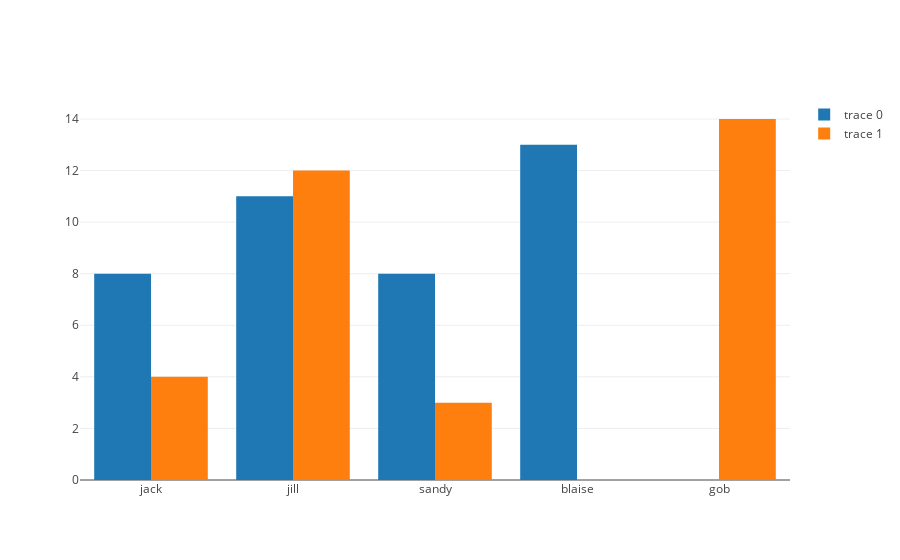

The code cell stored with this chart in its notebook:
### Markdown cell above
It may be confusing understanding what a trace is, and how it is different from a plot. The easiest way to explain it is maybe to show how the `iplot` method takes in a list of two traces, instead of just one.

### Code cell
trace0 = {'type': 'bar', 'x': ['jack', 'jill', 'sandy', 'blaise'], 'y': [8, 11, 8, 13, 6, 4]}
trace1 = {'type': 'bar', 'x': ['jack', 'jill', 'sandy', 'gob'], 'y': [4, 12, 3, 14, 8, 1]}


plotly.offline.iplot([trace0, trace1])

### Figure 1 — Plotly figure (JSON) as saved in the notebook; plotly's stock layout.template omitted (floating-point values rounded to 4 significant figures)
{"data": [{"type": "bar", "uid": "472b1674-7cef-11ea-9e03-2d267506d35b", "x": ["jack", "jill", "sandy", "blaise"], "y": [8, 11, 8, 13, 6, 4]}, {"type": "bar", "uid": "472b18d6-7cef-11ea-9e03-2d267506d35b", "x": ["jack", "jill", "sandy", "gob"], "y": [4, 12, 3, 14, 8, 1]}], "layout": {}}
